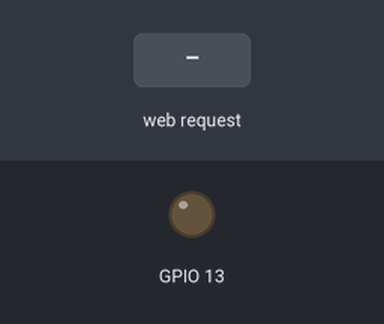
The sketch below on a simulated ESP32. Parts: output pins drawn as LEDs (lit = HIGH). Inputs (shaded band) come from the test bench. WiFi joins after 1.5 s; servers stay silent unless stated; what the sketch prints to the serial monitor is not drawn.

Above: at 2.7 s.
2.8 s: HTTP request GET /blue received
At 3.7 s:
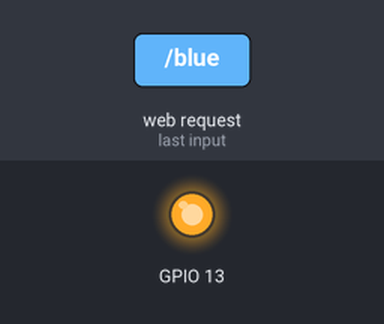
Timing chart, 0 to 5.8 s (numbered marks = the images above; inputs shaded):
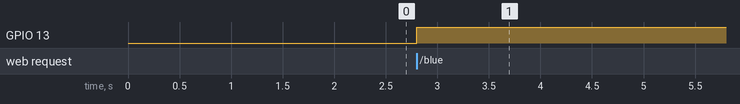

Measured:
- after the input at 2.8 s, GPIO 13: LOW → HIGH at once

The sketch:

sketch_aug24a.ino
```cpp
#include <WiFi.h>


const char* ssid = "realme GT Neo5 SE"; // Replace with your Wi-Fi SSID
const char* password = "11111111"; // Replace with your Wi-Fi password

WiFiServer server(80); // Create a web server on port 80

void setup() {
  Serial.begin(9600);
  pinMode(13,OUTPUT);
  // Connect to Wi-Fi
  WiFi.begin(ssid, password);
  while (WiFi.status() != WL_CONNECTED) {
    delay(500);
    Serial.print(".");
  }

  Serial.println("");
  Serial.println("Connected to Wi-Fi");
  Serial.println("IP address: ");
  Serial.println(WiFi.localIP());

  // Start the web server
  server.begin();
}

void loop() {
  WiFiClient client = server.available();
  if (!client) {
    return;
  }

  // Read data from the client
  String request = client.readStringUntil('\r');

  // Process the request and send a response
  if (request.indexOf("/blue") != -1) {
    client.print("HTTP/1.1 200 OK\r\n");
    client.print("Content-Type: text/plain\r\n\r\n");
    client.print("Hello from ESP32!\r\n");
    digitalWrite(13,HIGH);
  }

  client.stop();
}
```
